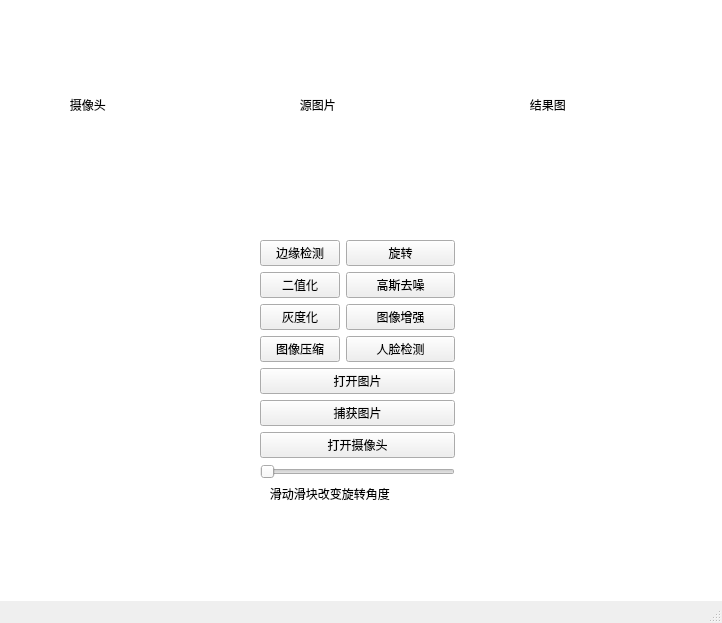
<?xml version="1.0" encoding="UTF-8"?>
<ui version="4.0">
 <class>MainWindow</class>
 <widget class="QMainWindow" name="MainWindow">
  <property name="geometry">
   <rect>
    <x>0</x>
    <y>0</y>
    <width>722</width>
    <height>623</height>
   </rect>
  </property>
  <property name="windowTitle">
   <string>MainWindow</string>
  </property>
  <widget class="QWidget" name="centralwidget">
   <widget class="QLabel" name="labelCapture">
    <property name="geometry">
     <rect>
      <x>280</x>
      <y>30</y>
      <width>150</width>
      <height>150</height>
     </rect>
    </property>
    <property name="text">
     <string>      源图片</string>
    </property>
    <property name="scaledContents">
     <bool>true</bool>
    </property>
   </widget>
   <widget class="QLabel" name="labelResult">
    <property name="geometry">
     <rect>
      <x>510</x>
      <y>30</y>
      <width>150</width>
      <height>150</height>
     </rect>
    </property>
    <property name="text">
     <string>      结果图</string>
    </property>
    <property name="scaledContents">
     <bool>true</bool>
    </property>
   </widget>
   <widget class="QLabel" name="labelCamera">
    <property name="geometry">
     <rect>
      <x>50</x>
      <y>30</y>
      <width>150</width>
      <height>150</height>
     </rect>
    </property>
    <property name="cursor">
     <cursorShape>UpArrowCursor</cursorShape>
    </property>
    <property name="text">
     <string>      摄像头</string>
    </property>
    <property name="scaledContents">
     <bool>true</bool>
    </property>
   </widget>
   <widget class="QWidget" name="layoutWidget">
    <property name="geometry">
     <rect>
      <x>260</x>
      <y>240</y>
      <width>195</width>
      <height>298</height>
     </rect>
    </property>
    <layout class="QFormLayout" name="formLayout">
     <item row="0" column="0">
      <widget class="QPushButton" name="btnCanny">
       <property name="text">
        <string>边缘检测</string>
       </property>
      </widget>
     </item>
     <item row="0" column="1">
      <widget class="QPushButton" name="btnRotate">
       <property name="text">
        <string>旋转</string>
       </property>
      </widget>
     </item>
     <item row="1" column="0">
      <widget class="QPushButton" name="btnBin">
       <property name="text">
        <string>二值化</string>
       </property>
      </widget>
     </item>
     <item row="1" column="1">
      <widget class="QPushButton" name="btnGaussianBlur">
       <property name="text">
        <string>高斯去噪</string>
       </property>
      </widget>
     </item>
     <item row="2" column="0">
      <widget class="QPushButton" name="btnGray">
       <property name="text">
        <string>灰度化</string>
       </property>
      </widget>
     </item>
     <item row="2" column="1">
      <widget class="QPushButton" name="btnEnhance">
       <property name="text">
        <string>图像增强</string>
       </property>
      </widget>
     </item>
     <item row="3" column="0">
      <widget class="QPushButton" name="btnCompress">
       <property name="text">
        <string>图像压缩</string>
       </property>
      </widget>
     </item>
     <item row="3" column="1">
      <widget class="QPushButton" name="btnFaceDetect">
       <property name="text">
        <string>人脸检测</string>
       </property>
      </widget>
     </item>
     <item row="4" column="0" colspan="2">
      <widget class="QPushButton" name="btnOpen">
       <property name="text">
        <string>打开图片</string>
       </property>
      </widget>
     </item>
     <item row="5" column="0" colspan="2">
      <widget class="QPushButton" name="btnCapture">
       <property name="text">
        <string>捕获图片</string>
       </property>
      </widget>
     </item>
     <item row="6" column="0" colspan="2">
      <widget class="QPushButton" name="btnCamera">
       <property name="text">
        <string>打开摄像头</string>
       </property>
      </widget>
     </item>
     <item row="8" column="0" colspan="2">
      <widget class="QLabel" name="label">
       <property name="layoutDirection">
        <enum>Qt::LeftToRight</enum>
       </property>
       <property name="text">
        <string>   滑动滑块改变旋转角度</string>
       </property>
      </widget>
     </item>
     <item row="7" column="0" colspan="2">
      <widget class="QSlider" name="horizontalSlider">
       <property name="maximum">
        <number>180</number>
       </property>
       <property name="singleStep">
        <number>45</number>
       </property>
       <property name="pageStep">
        <number>45</number>
       </property>
       <property name="value">
        <number>0</number>
       </property>
       <property name="orientation">
        <enum>Qt::Horizontal</enum>
       </property>
      </widget>
     </item>
    </layout>
   </widget>
   <widget class="QTextBrowser" name="textBrowser">
    <property name="geometry">
     <rect>
      <x>-150</x>
      <y>-140</y>
      <width>1141</width>
      <height>851</height>
     </rect>
    </property>
    <property name="html">
     <string>&lt;!DOCTYPE HTML PUBLIC &quot;-//W3C//DTD HTML 4.0//EN&quot; &quot;http://www.w3.org/TR/REC-html40/strict.dtd&quot;&gt;
&lt;html&gt;&lt;head&gt;&lt;meta name=&quot;qrichtext&quot; content=&quot;1&quot; /&gt;&lt;style type=&quot;text/css&quot;&gt;
p, li { white-space: pre-wrap; }
&lt;/style&gt;&lt;/head&gt;&lt;body style=&quot; font-family:'SimSun'; font-size:9pt; font-weight:400; font-style:normal;&quot;&gt;
&lt;p style=&quot; margin-top:0px; margin-bottom:0px; margin-left:0px; margin-right:0px; -qt-block-indent:0; text-indent:0px;&quot;&gt;&lt;img src=&quot;:/pic/img.png&quot; /&gt;&lt;/p&gt;&lt;/body&gt;&lt;/html&gt;</string>
    </property>
   </widget>
   <zorder>textBrowser</zorder>
   <zorder>labelCapture</zorder>
   <zorder>labelResult</zorder>
   <zorder>labelCamera</zorder>
   <zorder>layoutWidget</zorder>
  </widget>
  <widget class="QMenuBar" name="menubar">
   <property name="geometry">
    <rect>
     <x>0</x>
     <y>0</y>
     <width>722</width>
     <height>26</height>
    </rect>
   </property>
  </widget>
  <widget class="QStatusBar" name="statusbar"/>
 </widget>
 <resources>
  <include location="p.qrc"/>
 </resources>
 <connections/>
</ui>
